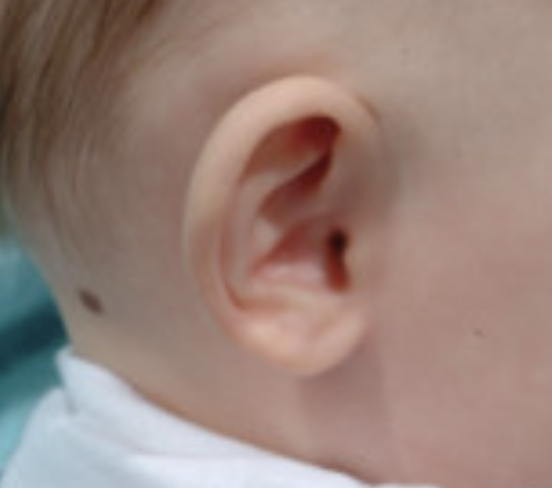
#> input picture angle1.png, 1104 x 975 px (shown at 1/2 size)
$ jupyter execute 'abce False.ipynb'   (shell and % lines are left out)
#> lines starting #> are read from the running program, lines starting #| are printed output that depends on the picture
[cell 1]
import numpy as np
import cv2
import matplotlib.pyplot as plt

[cell 2]
angle1 = cv2.imread('angle1.png')
#> angle1 is the input picture: shape (975, 1104, 3); mean B, G, R 121.9, 130.3, 153
angle1 = cv2.cvtColor(angle1, cv2.COLOR_BGR2RGB)

false_ear = cv2.imread('false_ear.jpeg')
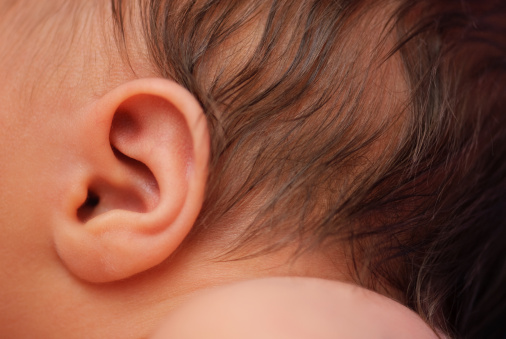
#> input picture false_ear.jpeg, 506 x 339 px
#> false_ear is the input picture: shape (339, 506, 3); mean B, G, R 68, 87.2, 142.9
false_ear = cv2.cvtColor(false_ear, cv2.COLOR_BGR2RGB)
sift = cv2.SIFT.create()
angle1_copy = angle1.copy()
false_ear_copy = false_ear.copy()

keypoints1 = sift.detect(angle1, None)
#> keypoints1 = 26 keypoints; strongest (x, y, size): (632, 268, 67.9), (636, 372, 183.6), (675, 552, 39.1), (671, 491, 41.4)
keypoints1, descriptors1 = sift.compute(angle1, keypoints1)

keypoints2 = sift.detect(false_ear, None)
#> keypoints2 = 139 keypoints; strongest (x, y, size): (87, 207, 17.1), (140, 166, 13.2), (156, 146, 25.1), (132, 199, 15.6)
keypoints2, descriptors2 = sift.compute(false_ear, keypoints2)

cv2.drawKeypoints(angle1, keypoints1, angle1_copy, flags=cv2.DRAW_MATCHES_FLAGS_DRAW_RICH_KEYPOINTS)
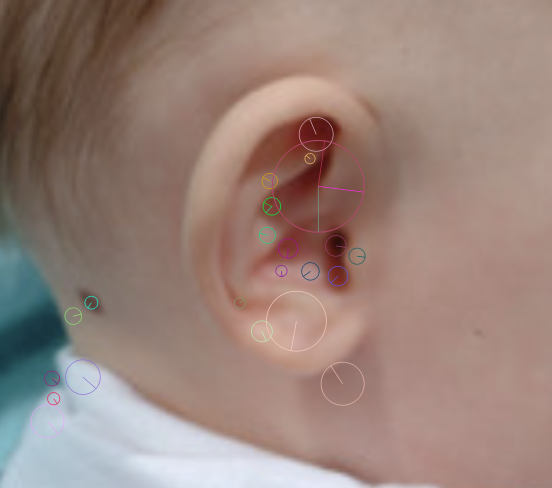
#> angle1_copy: shape (975, 1104, 3) (shown at 1/2 size); mean R, G, B 153.1, 130.5, 122.2
cv2.drawKeypoints(false_ear, keypoints2, false_ear_copy, flags=cv2.DRAW_MATCHES_FLAGS_DRAW_RICH_KEYPOINTS)
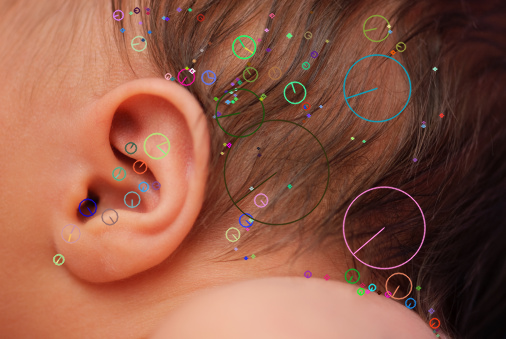
#> false_ear_copy: shape (339, 506, 3); mean R, G, B 142.7, 88.6, 69.8

plt.figure(figsize=(13,10))
plt.subplot(221), plt.imshow(angle1)
plt.title("angle1 input"), plt.xticks([]), plt.yticks([])
plt.subplot(222), plt.imshow(angle1_copy)
plt.title("angle1 SIFT Features"), plt.xticks([]), plt.yticks([])
plt.subplot(223), plt.imshow(false_ear)
plt.title("false_ear input"), plt.xticks([]), plt.yticks([])
plt.subplot(224), plt.imshow(false_ear_copy)
plt.title("false_ear SIFT Features"), plt.xticks([]), plt.yticks([])
plt.show()
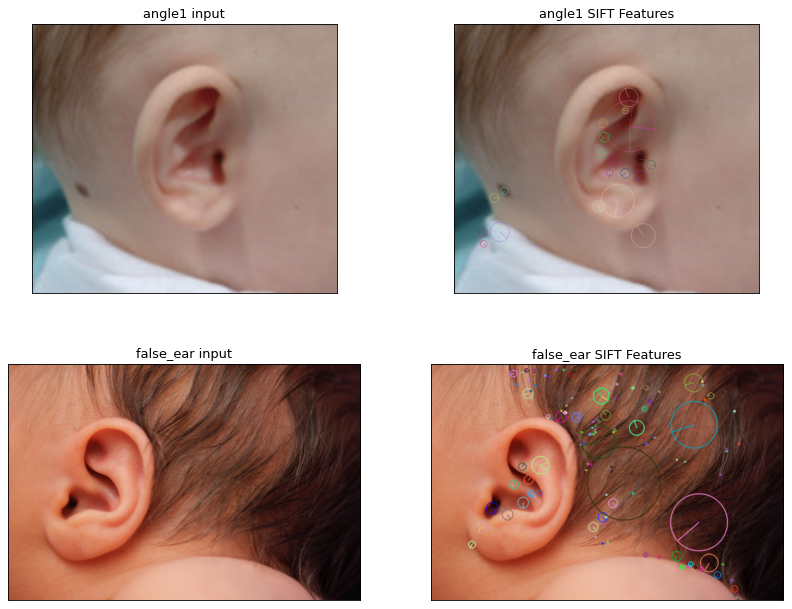
#> figure drawn by matplotlib, 4 panels

[cell 3]
bf = cv2.BFMatcher()
matches = bf.match(descriptors1, descriptors2) # query image, train image
#> matches = 26 matches
matches = sorted(matches, key = lambda x:x.distance)

match12 = cv2.drawMatches(angle1_copy,keypoints1,false_ear_copy,keypoints2, matches[:20], None, flags=2)
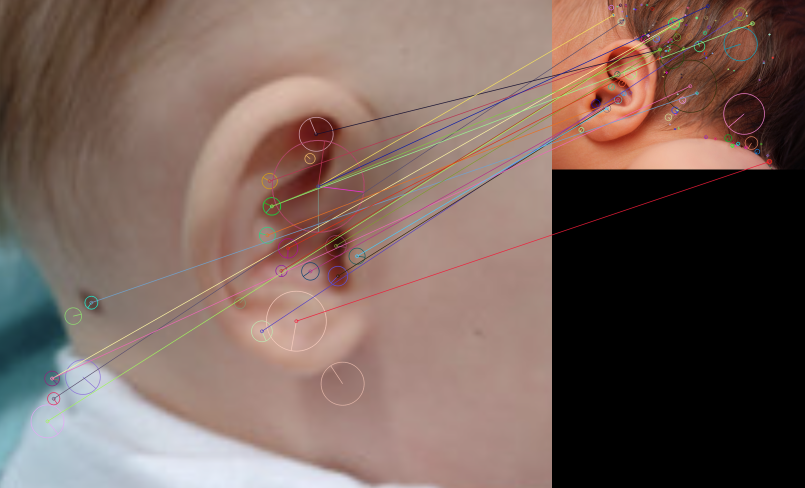
#> match12: shape (975, 1610, 3) (shown at 1/2 size); mean R, G, B 120.5, 99.2, 91.6

plt.figure(figsize=(10,20))
plt.imshow(match12)
plt.title("percentage = 98%"), plt.xticks([]), plt.yticks([])
plt.show()
